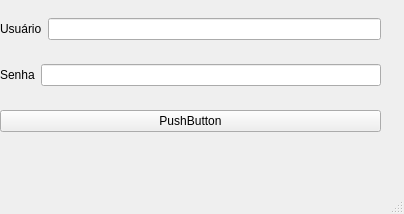
<?xml version="1.0" encoding="UTF-8"?>
<ui version="4.0">
 <class>MainWindow</class>
 <widget class="QMainWindow" name="MainWindow">
  <property name="geometry">
   <rect>
    <x>0</x>
    <y>0</y>
    <width>404</width>
    <height>214</height>
   </rect>
  </property>
  <property name="windowTitle">
   <string>MainWindow</string>
  </property>
  <widget class="QWidget" name="centralwidget">
   <widget class="QWidget" name="">
    <property name="geometry">
     <rect>
      <x>0</x>
      <y>0</y>
      <width>381</width>
      <height>151</height>
     </rect>
    </property>
    <layout class="QVBoxLayout" name="verticalLayout">
     <item>
      <layout class="QHBoxLayout" name="horizontalLayout">
       <item>
        <widget class="QLabel" name="label">
         <property name="text">
          <string>Usuário</string>
         </property>
        </widget>
       </item>
       <item>
        <widget class="QLineEdit" name="lineEdit"/>
       </item>
      </layout>
     </item>
     <item>
      <layout class="QHBoxLayout" name="horizontalLayout_2">
       <item>
        <widget class="QLabel" name="label_2">
         <property name="text">
          <string>Senha</string>
         </property>
        </widget>
       </item>
       <item>
        <widget class="QLineEdit" name="lineEdit_2">
         <property name="echoMode">
          <enum>QLineEdit::Password</enum>
         </property>
        </widget>
       </item>
      </layout>
     </item>
     <item>
      <widget class="QPushButton" name="pushButton">
       <property name="text">
        <string>PushButton</string>
       </property>
      </widget>
     </item>
    </layout>
   </widget>
  </widget>
  <widget class="QMenuBar" name="menubar">
   <property name="geometry">
    <rect>
     <x>0</x>
     <y>0</y>
     <width>404</width>
     <height>22</height>
    </rect>
   </property>
  </widget>
  <widget class="QStatusBar" name="statusbar"/>
 </widget>
 <resources/>
 <connections/>
</ui>
